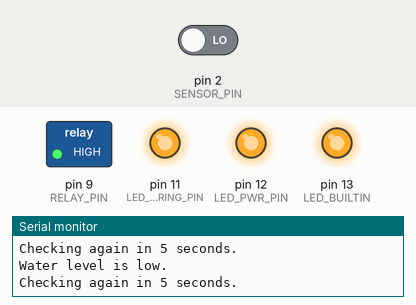
Simulated run of this sketch. Board: Arduino Uno, built with avr-gcc and run on an emulated ATmega328P. Parts: switched loads named in the sketch (green lamp = pin HIGH), output pins drawn as LEDs (lit = HIGH), the last lines printed to the serial monitor. Inputs (shaded band) come from the test bench; at power-on: pin 2 (SENSOR_PIN) LOW.

Above: at 10.8 s.
10.9 s: pin 2 (SENSOR_PIN) driven HIGH
At 15.5 s:
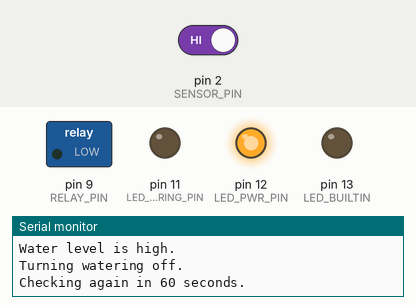
Timing chart, 0 to 17.0 s (numbered marks = the images above; inputs shaded):
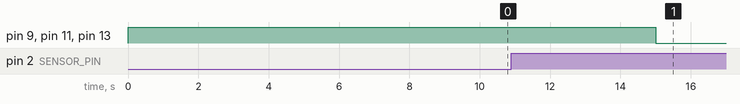

Measured:
- after the input at 10.9 s, pin 9 (RELAY_PIN), pin 11 (LED_WATERING_PIN), pin 13 (LED_BUILTIN): HIGH → LOW after 4.1 s

The sketch:

Fountain_00_02-Nano.ino
```cpp
/*
  Fountain Watering
  Turns a solenoid on and off to fill the fountain when the water level is low

  Ian Blackwell, 12/04/2025
  00-01 Draft using Arduino UNO

*/

#define SENSOR_PIN 2
#define LED_WATERING_PIN 11
#define LED_PWR_PIN 12
#define RELAY_PIN 9
const long OnDelay = 5000;
const long OffDelay = 60000;
int relayState = 0;
long delayTime = 1000;
int waterLevel = 1;

void relayon () {
  digitalWrite(RELAY_PIN, HIGH);  // turn the relay on
  digitalWrite(LED_WATERING_PIN, HIGH);
  digitalWrite(LED_BUILTIN, HIGH);
  relayState = 1;
  Serial.println("Turning watering on.");
}
void relayoff () {
  digitalWrite(RELAY_PIN, LOW);  // turn the relay off
  digitalWrite(LED_WATERING_PIN, LOW);
  digitalWrite(LED_BUILTIN, LOW);
  relayState = 0;
  Serial.println("Turning watering off.");
}
int readSensor() {
  return digitalRead(SENSOR_PIN);
}
// the setup function runs once when you press reset or power the board
void setup() {
  Serial.begin(115200);
  // initialize digital pin LED_PWR_PIN as an output.
  pinMode(LED_BUILTIN, OUTPUT);
  pinMode(SENSOR_PIN, INPUT);
  pinMode(LED_WATERING_PIN, OUTPUT);
  pinMode(LED_PWR_PIN, OUTPUT);
  pinMode(RELAY_PIN, OUTPUT);
  digitalWrite(LED_PWR_PIN, HIGH);
  Serial.println("Watering is off.");
}

// the loop function runs over and over again forever
void loop() {
  waterLevel = readSensor();
  if (waterLevel == 1) { // Waterlevel is not low. If the relay is on, turn it off
    Serial.println("Water level is high.");
    if (relayState == 1) {
      relayoff();
    };
    delayTime = OffDelay;
  } else {              // Waterlevel is low, turn the relay on if it isn't already
    Serial.println("Water level is low.");
    if (relayState == 0) {
      relayon();
    };
    delayTime = OnDelay;
  }

  Serial.print("Checking again in ");
  Serial.print(delayTime / 1000);
  Serial.println(" seconds.");
  delay(delayTime);
}
```
